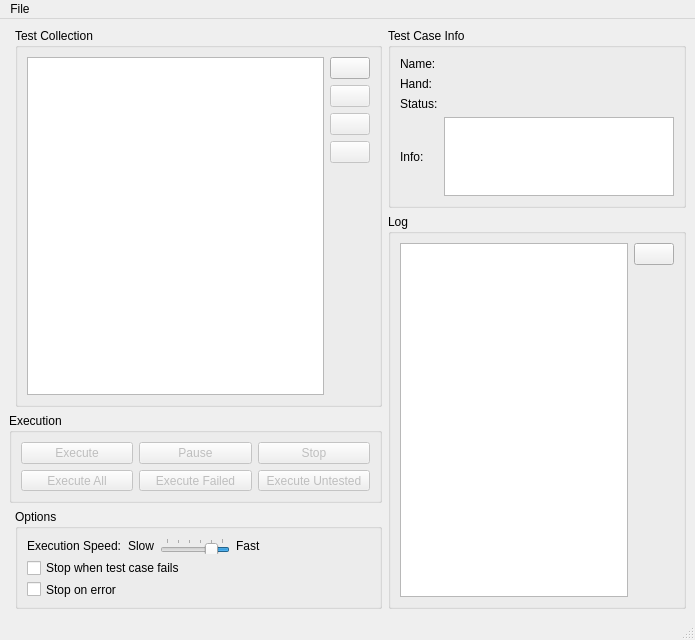
<?xml version="1.0" encoding="UTF-8"?>
<ui version="4.0">
 <class>TestSuite</class>
 <widget class="QMainWindow" name="TestSuite">
  <property name="geometry">
   <rect>
    <x>0</x>
    <y>0</y>
    <width>695</width>
    <height>640</height>
   </rect>
  </property>
  <property name="acceptDrops">
   <bool>true</bool>
  </property>
  <property name="windowTitle">
   <string>TestSuite</string>
  </property>
  <property name="windowIcon">
   <iconset>
    <normaloff>images/applications_games.png</normaloff>images/applications_games.png</iconset>
  </property>
  <widget class="QWidget" name="centralwidget">
   <layout class="QGridLayout" name="gridLayout_5">
    <item row="0" column="0">
     <layout class="QHBoxLayout" name="horizontalLayout_5"/>
    </item>
    <item row="0" column="1" rowspan="2">
     <layout class="QVBoxLayout" name="verticalLayout_3">
      <item>
       <widget class="QGroupBox" name="groupBox">
        <property name="title">
         <string>Test Collection</string>
        </property>
        <layout class="QVBoxLayout" name="verticalLayout_5">
         <item>
          <layout class="QHBoxLayout" name="horizontalLayout"/>
         </item>
         <item>
          <layout class="QHBoxLayout" name="horizontalLayout_7">
           <item>
            <widget class="QListWidget" name="listTestCollection">
             <property name="showDropIndicator" stdset="0">
              <bool>true</bool>
             </property>
             <property name="dragEnabled">
              <bool>false</bool>
             </property>
             <property name="dragDropOverwriteMode">
              <bool>false</bool>
             </property>
             <property name="dragDropMode">
              <enum>QAbstractItemView::NoDragDrop</enum>
             </property>
             <property name="selectionMode">
              <enum>QAbstractItemView::ExtendedSelection</enum>
             </property>
            </widget>
           </item>
           <item>
            <layout class="QVBoxLayout" name="verticalLayout">
             <item>
              <widget class="QPushButton" name="buttonAdd">
               <property name="text">
                <string/>
               </property>
               <property name="icon">
                <iconset>
                 <normaloff>images/add.png</normaloff>images/add.png</iconset>
               </property>
              </widget>
             </item>
             <item>
              <widget class="QPushButton" name="buttonEdit">
               <property name="enabled">
                <bool>false</bool>
               </property>
               <property name="text">
                <string/>
               </property>
               <property name="icon">
                <iconset>
                 <normaloff>images/edit.png</normaloff>images/edit.png</iconset>
               </property>
              </widget>
             </item>
             <item>
              <widget class="QPushButton" name="buttonRemove">
               <property name="enabled">
                <bool>false</bool>
               </property>
               <property name="text">
                <string/>
               </property>
               <property name="icon">
                <iconset>
                 <normaloff>images/remove.png</normaloff>images/remove.png</iconset>
               </property>
              </widget>
             </item>
             <item>
              <widget class="QPushButton" name="buttonRemoveAll">
               <property name="enabled">
                <bool>false</bool>
               </property>
               <property name="text">
                <string/>
               </property>
               <property name="icon">
                <iconset>
                 <normaloff>images/remove_all.png</normaloff>images/remove_all.png</iconset>
               </property>
              </widget>
             </item>
             <item>
              <spacer name="verticalSpacer">
               <property name="orientation">
                <enum>Qt::Vertical</enum>
               </property>
               <property name="sizeHint" stdset="0">
                <size>
                 <width>20</width>
                 <height>40</height>
                </size>
               </property>
              </spacer>
             </item>
            </layout>
           </item>
          </layout>
         </item>
        </layout>
       </widget>
      </item>
     </layout>
    </item>
    <item row="0" column="2">
     <widget class="QGroupBox" name="groupBox_5">
      <property name="maximumSize">
       <size>
        <width>16777215</width>
        <height>180</height>
       </size>
      </property>
      <property name="title">
       <string>Test Case Info</string>
      </property>
      <layout class="QGridLayout" name="gridLayout_3">
       <item row="0" column="0">
        <widget class="QLabel" name="label">
         <property name="text">
          <string>Name:</string>
         </property>
        </widget>
       </item>
       <item row="0" column="1">
        <widget class="QLabel" name="labelName">
         <property name="text">
          <string/>
         </property>
        </widget>
       </item>
       <item row="1" column="0">
        <widget class="QLabel" name="label_5">
         <property name="text">
          <string>Hand:</string>
         </property>
        </widget>
       </item>
       <item row="1" column="1">
        <widget class="QLabel" name="labelHand">
         <property name="text">
          <string/>
         </property>
        </widget>
       </item>
       <item row="2" column="0">
        <widget class="QLabel" name="label_6">
         <property name="text">
          <string>Status:</string>
         </property>
        </widget>
       </item>
       <item row="2" column="1">
        <widget class="QLabel" name="labelStatus">
         <property name="text">
          <string/>
         </property>
        </widget>
       </item>
       <item row="3" column="0">
        <widget class="QLabel" name="label_7">
         <property name="text">
          <string>Info:</string>
         </property>
        </widget>
       </item>
       <item row="3" column="1">
        <widget class="QTextBrowser" name="textInfo">
         <property name="enabled">
          <bool>true</bool>
         </property>
        </widget>
       </item>
      </layout>
     </widget>
    </item>
    <item row="1" column="2" rowspan="3">
     <widget class="QGroupBox" name="groupBox_3">
      <property name="title">
       <string>Log</string>
      </property>
      <layout class="QGridLayout" name="gridLayout">
       <item row="0" column="0" rowspan="2">
        <widget class="QTextBrowser" name="textBrowserLog"/>
       </item>
       <item row="0" column="1">
        <widget class="QPushButton" name="buttonClearLog">
         <property name="text">
          <string/>
         </property>
         <property name="icon">
          <iconset>
           <normaloff>images/clear_log.png</normaloff>images/clear_log.png</iconset>
         </property>
        </widget>
       </item>
       <item row="1" column="1">
        <spacer name="verticalSpacer_2">
         <property name="orientation">
          <enum>Qt::Vertical</enum>
         </property>
         <property name="sizeHint" stdset="0">
          <size>
           <width>20</width>
           <height>40</height>
          </size>
         </property>
        </spacer>
       </item>
      </layout>
     </widget>
    </item>
    <item row="2" column="0" colspan="2">
     <widget class="QGroupBox" name="groupBox_4">
      <property name="maximumSize">
       <size>
        <width>16777215</width>
        <height>90</height>
       </size>
      </property>
      <property name="title">
       <string>Execution</string>
      </property>
      <layout class="QGridLayout" name="gridLayout_4">
       <item row="0" column="1">
        <widget class="QPushButton" name="pushButton">
         <property name="enabled">
          <bool>false</bool>
         </property>
         <property name="text">
          <string>Pause</string>
         </property>
        </widget>
       </item>
       <item row="0" column="2">
        <widget class="QPushButton" name="buttonStop">
         <property name="enabled">
          <bool>false</bool>
         </property>
         <property name="text">
          <string>Stop</string>
         </property>
        </widget>
       </item>
       <item row="0" column="0">
        <widget class="QPushButton" name="buttonExecute">
         <property name="enabled">
          <bool>false</bool>
         </property>
         <property name="text">
          <string>Execute</string>
         </property>
        </widget>
       </item>
       <item row="1" column="0">
        <widget class="QPushButton" name="buttonExecuteAll">
         <property name="enabled">
          <bool>false</bool>
         </property>
         <property name="text">
          <string>Execute All</string>
         </property>
        </widget>
       </item>
       <item row="1" column="1">
        <widget class="QPushButton" name="buttonExecuteFailed">
         <property name="enabled">
          <bool>false</bool>
         </property>
         <property name="text">
          <string>Execute Failed</string>
         </property>
        </widget>
       </item>
       <item row="1" column="2">
        <widget class="QPushButton" name="buttonExecuteFailed_2">
         <property name="enabled">
          <bool>false</bool>
         </property>
         <property name="text">
          <string>Execute Untested</string>
         </property>
        </widget>
       </item>
      </layout>
     </widget>
    </item>
    <item row="3" column="1">
     <widget class="QGroupBox" name="groupBox_2">
      <property name="maximumSize">
       <size>
        <width>16777215</width>
        <height>100</height>
       </size>
      </property>
      <property name="title">
       <string>Options</string>
      </property>
      <layout class="QGridLayout" name="gridLayout_2">
       <item row="0" column="0">
        <layout class="QHBoxLayout" name="horizontalLayout_3">
         <item>
          <widget class="QLabel" name="label_2">
           <property name="text">
            <string>Execution Speed:</string>
           </property>
          </widget>
         </item>
        </layout>
       </item>
       <item row="0" column="1">
        <layout class="QHBoxLayout" name="horizontalLayout_4">
         <item>
          <widget class="QLabel" name="label_3">
           <property name="text">
            <string>Slow</string>
           </property>
          </widget>
         </item>
         <item>
          <widget class="QSlider" name="sliderSpeed">
           <property name="layoutDirection">
            <enum>Qt::RightToLeft</enum>
           </property>
           <property name="maximum">
            <number>1000</number>
           </property>
           <property name="singleStep">
            <number>200</number>
           </property>
           <property name="pageStep">
            <number>200</number>
           </property>
           <property name="value">
            <number>200</number>
           </property>
           <property name="sliderPosition">
            <number>200</number>
           </property>
           <property name="tracking">
            <bool>false</bool>
           </property>
           <property name="orientation">
            <enum>Qt::Horizontal</enum>
           </property>
           <property name="tickPosition">
            <enum>QSlider::TicksAbove</enum>
           </property>
           <property name="tickInterval">
            <number>200</number>
           </property>
          </widget>
         </item>
         <item>
          <widget class="QLabel" name="label_4">
           <property name="text">
            <string>Fast</string>
           </property>
          </widget>
         </item>
        </layout>
       </item>
       <item row="0" column="2">
        <spacer name="horizontalSpacer">
         <property name="orientation">
          <enum>Qt::Horizontal</enum>
         </property>
         <property name="sizeHint" stdset="0">
          <size>
           <width>123</width>
           <height>18</height>
          </size>
         </property>
        </spacer>
       </item>
       <item row="1" column="0" colspan="2">
        <widget class="QCheckBox" name="checkBoxStopWhenFailed">
         <property name="text">
          <string>Stop when test case fails</string>
         </property>
        </widget>
       </item>
       <item row="2" column="0">
        <widget class="QCheckBox" name="checkBoxStopOnError">
         <property name="text">
          <string>Stop on error</string>
         </property>
        </widget>
       </item>
      </layout>
     </widget>
    </item>
   </layout>
  </widget>
  <widget class="QMenuBar" name="menubar">
   <property name="geometry">
    <rect>
     <x>0</x>
     <y>0</y>
     <width>695</width>
     <height>21</height>
    </rect>
   </property>
   <widget class="QMenu" name="menuFile">
    <property name="title">
     <string>File</string>
    </property>
    <addaction name="actionNew"/>
    <addaction name="actionOpen"/>
    <addaction name="separator"/>
    <addaction name="actionSave"/>
    <addaction name="actionSaveAs"/>
    <addaction name="separator"/>
    <addaction name="actionExit"/>
   </widget>
   <addaction name="menuFile"/>
  </widget>
  <widget class="QStatusBar" name="statusbar">
   <property name="autoFillBackground">
    <bool>true</bool>
   </property>
   <property name="sizeGripEnabled">
    <bool>true</bool>
   </property>
  </widget>
  <action name="actionNew">
   <property name="text">
    <string>New...</string>
   </property>
   <property name="shortcut">
    <string>Ctrl+N</string>
   </property>
  </action>
  <action name="actionOpen">
   <property name="text">
    <string>Open...</string>
   </property>
  </action>
  <action name="actionSave">
   <property name="text">
    <string>Save</string>
   </property>
   <property name="shortcut">
    <string>Ctrl+S</string>
   </property>
  </action>
  <action name="actionSaveAs">
   <property name="text">
    <string>Save as...</string>
   </property>
  </action>
  <action name="actionExit">
   <property name="text">
    <string>Exit</string>
   </property>
  </action>
 </widget>
 <resources/>
 <connections/>
</ui>
